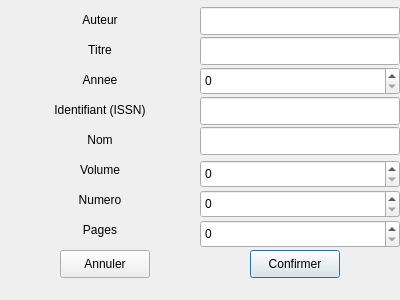
<?xml version="1.0" encoding="UTF-8"?>
<ui version="4.0">
 <class>FenetreFormJournal</class>
 <widget class="QDialog" name="FenetreFormJournal">
  <property name="geometry">
   <rect>
    <x>0</x>
    <y>0</y>
    <width>400</width>
    <height>300</height>
   </rect>
  </property>
  <property name="windowTitle">
   <string>FenetreFormJournal</string>
  </property>
  <widget class="QLabel" name="label_4">
   <property name="geometry">
    <rect>
     <x>0</x>
     <y>10</y>
     <width>200</width>
     <height>20</height>
    </rect>
   </property>
   <property name="text">
    <string>Auteur</string>
   </property>
   <property name="alignment">
    <set>Qt::AlignCenter</set>
   </property>
  </widget>
  <widget class="QLabel" name="label_5">
   <property name="geometry">
    <rect>
     <x>0</x>
     <y>40</y>
     <width>200</width>
     <height>20</height>
    </rect>
   </property>
   <property name="text">
    <string>Titre</string>
   </property>
   <property name="alignment">
    <set>Qt::AlignCenter</set>
   </property>
  </widget>
  <widget class="QLabel" name="label_6">
   <property name="geometry">
    <rect>
     <x>0</x>
     <y>70</y>
     <width>200</width>
     <height>20</height>
    </rect>
   </property>
   <property name="text">
    <string>Annee</string>
   </property>
   <property name="alignment">
    <set>Qt::AlignCenter</set>
   </property>
  </widget>
  <widget class="QLabel" name="label_7">
   <property name="geometry">
    <rect>
     <x>0</x>
     <y>100</y>
     <width>200</width>
     <height>20</height>
    </rect>
   </property>
   <property name="text">
    <string>Identifiant (ISSN)</string>
   </property>
   <property name="alignment">
    <set>Qt::AlignCenter</set>
   </property>
  </widget>
  <widget class="QLabel" name="label_8">
   <property name="geometry">
    <rect>
     <x>0</x>
     <y>130</y>
     <width>200</width>
     <height>20</height>
    </rect>
   </property>
   <property name="text">
    <string>Nom</string>
   </property>
   <property name="alignment">
    <set>Qt::AlignCenter</set>
   </property>
  </widget>
  <widget class="QLabel" name="label_9">
   <property name="geometry">
    <rect>
     <x>0</x>
     <y>160</y>
     <width>200</width>
     <height>20</height>
    </rect>
   </property>
   <property name="text">
    <string>Volume</string>
   </property>
   <property name="alignment">
    <set>Qt::AlignCenter</set>
   </property>
  </widget>
  <widget class="QLabel" name="label_10">
   <property name="geometry">
    <rect>
     <x>0</x>
     <y>190</y>
     <width>200</width>
     <height>20</height>
    </rect>
   </property>
   <property name="text">
    <string>Numero</string>
   </property>
   <property name="alignment">
    <set>Qt::AlignCenter</set>
   </property>
  </widget>
  <widget class="QLabel" name="label_11">
   <property name="geometry">
    <rect>
     <x>0</x>
     <y>220</y>
     <width>200</width>
     <height>20</height>
    </rect>
   </property>
   <property name="text">
    <string>Pages</string>
   </property>
   <property name="alignment">
    <set>Qt::AlignCenter</set>
   </property>
  </widget>
  <widget class="QPushButton" name="btnConfirmer">
   <property name="geometry">
    <rect>
     <x>250</x>
     <y>250</y>
     <width>90</width>
     <height>28</height>
    </rect>
   </property>
   <property name="text">
    <string>Confirmer</string>
   </property>
  </widget>
  <widget class="QPushButton" name="btnAnnuler">
   <property name="geometry">
    <rect>
     <x>60</x>
     <y>250</y>
     <width>90</width>
     <height>28</height>
    </rect>
   </property>
   <property name="text">
    <string>Annuler</string>
   </property>
  </widget>
  <widget class="QLineEdit" name="Auteur">
   <property name="geometry">
    <rect>
     <x>200</x>
     <y>7</y>
     <width>200</width>
     <height>28</height>
    </rect>
   </property>
   <property name="text">
    <string/>
   </property>
  </widget>
  <widget class="QLineEdit" name="Nom">
   <property name="geometry">
    <rect>
     <x>200</x>
     <y>127</y>
     <width>200</width>
     <height>28</height>
    </rect>
   </property>
   <property name="text">
    <string/>
   </property>
  </widget>
  <widget class="QLineEdit" name="Identifiant">
   <property name="geometry">
    <rect>
     <x>200</x>
     <y>97</y>
     <width>200</width>
     <height>28</height>
    </rect>
   </property>
   <property name="text">
    <string/>
   </property>
  </widget>
  <widget class="QLineEdit" name="Titre">
   <property name="geometry">
    <rect>
     <x>200</x>
     <y>37</y>
     <width>200</width>
     <height>28</height>
    </rect>
   </property>
   <property name="text">
    <string/>
   </property>
  </widget>
  <widget class="QSpinBox" name="Annee">
   <property name="geometry">
    <rect>
     <x>200</x>
     <y>67</y>
     <width>200</width>
     <height>28</height>
    </rect>
   </property>
  </widget>
  <widget class="QSpinBox" name="Numero">
   <property name="geometry">
    <rect>
     <x>200</x>
     <y>190</y>
     <width>200</width>
     <height>28</height>
    </rect>
   </property>
  </widget>
  <widget class="QSpinBox" name="Volume">
   <property name="geometry">
    <rect>
     <x>200</x>
     <y>160</y>
     <width>200</width>
     <height>28</height>
    </rect>
   </property>
  </widget>
  <widget class="QSpinBox" name="Pages">
   <property name="geometry">
    <rect>
     <x>200</x>
     <y>220</y>
     <width>200</width>
     <height>28</height>
    </rect>
   </property>
  </widget>
 </widget>
 <tabstops>
  <tabstop>Auteur</tabstop>
  <tabstop>Titre</tabstop>
  <tabstop>Annee</tabstop>
  <tabstop>Identifiant</tabstop>
  <tabstop>Nom</tabstop>
  <tabstop>Volume</tabstop>
  <tabstop>Numero</tabstop>
  <tabstop>Pages</tabstop>
  <tabstop>btnAnnuler</tabstop>
  <tabstop>btnConfirmer</tabstop>
 </tabstops>
 <resources/>
 <connections>
  <connection>
   <sender>btnAnnuler</sender>
   <signal>clicked()</signal>
   <receiver>FenetreFormJournal</receiver>
   <slot>close()</slot>
   <hints>
    <hint type="sourcelabel">
     <x>104</x>
     <y>263</y>
    </hint>
    <hint type="destinationlabel">
     <x>199</x>
     <y>149</y>
    </hint>
   </hints>
  </connection>
  <connection>
   <sender>btnConfirmer</sender>
   <signal>clicked()</signal>
   <receiver>FenetreFormJournal</receiver>
   <slot>journalValidation()</slot>
   <hints>
    <hint type="sourcelabel">
     <x>294</x>
     <y>263</y>
    </hint>
    <hint type="destinationlabel">
     <x>199</x>
     <y>149</y>
    </hint>
   </hints>
  </connection>
 </connections>
 <slots>
  <slot>journalValidation()</slot>
 </slots>
</ui>
